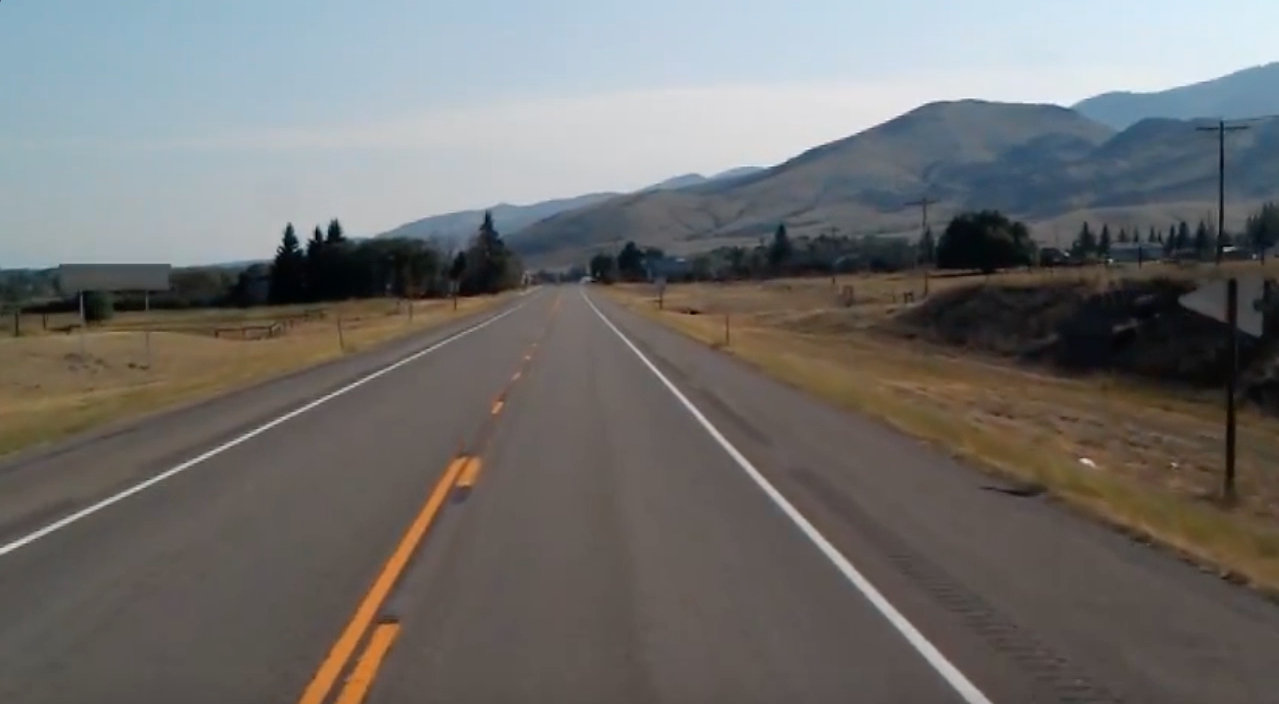
#> input picture data3/test_image.jpg, 1279 x 704 px
$ python 40_lane_detection.py
#> lines starting #> are read from the running program, lines starting #| are printed output that depends on the picture; after the words box and inside, x2 and y2 are one past the last pixel; in counts of white or black regions, pixels touching at a corner belong together; pictures that were not available may be replaced by others from this repository, and a replacement may not be noted
import cv2
import numpy as np

# [23 lines of commented-out code are left out]

def reg_of_interest(image) :
    image_height = image.shape[0]
    polygons = np.array( [[ (200, image_height) , (1100, image_height), (550, 250) ]] )
    image_mask = np.zeros_like(image)
    cv2.fillPoly(image_mask, polygons, 255)
    masking_image = cv2.bitwise_and(image, image_mask)
    return masking_image

# 6. 케니에지 처리하는 부분도 함수로 만들자.

def canny_edge(image) :
    gray_conversion = cv2.cvtColor(image, cv2.COLOR_BGR2GRAY)
    blur_conversion = cv2.GaussianBlur(gray_conversion, (5,5), 0)
    canny_conversion = cv2.Canny(blur_conversion, 50, 150)
    return canny_conversion

def show_lines(image, lines) :
    lines_image = np.zeros_like(image)
    if lines is not None :
        for i in range(len(lines)):
            for x1,y1,x2,y2 in lines[i]:
                cv2.line(lines_image,(x1,y1),(x2,y2),(255,0,0), 10 )
    return lines_image

# 여러 선을, 하나의 선으로 만들어 주는 함수.
# 방법은? 기울기와 y절편을 평균으로 해서 하나의 기울기와 y절편을 갖도록 만드는 방법.
def make_coordinates(image, line_parameters):
    slope, intercept = line_parameters
    y1 = image.shape[0]
    y2 = int(y1*(3/5))
    x1 = int((y1- intercept)/slope)
    x2 = int((y2 - intercept)/slope)
    return np.array([x1, y1, x2, y2])

def average_slope_intercept(image, lines):
    left_fit = []
    right_fit = []
    for line in lines:
        x1, y1, x2, y2 = line.reshape(4)
        # 직선의 기울기와 y절편을 가져올 수 있다.
        parameter = np.polyfit((x1, x2), (y1, y2), 1)
        slope = parameter[0]
        intercept = parameter[1]
        if slope < 0:
            left_fit.append((slope, intercept))
        else:
            right_fit.append((slope, intercept))
    left_fit_average =np.average(left_fit, axis=0)
    right_fit_average = np.average(right_fit, axis =0)
    left_line =make_coordinates(image, left_fit_average)
    right_line = make_coordinates(image, right_fit_average)

    return np.array([[left_line, right_line]])


image = cv2.imread('data3/test_image.jpg')
#> image is the input picture: shape (704, 1279, 3); mean B, G, R 109.7, 111.3, 112.3
lanelines_image = image.copy()

canny_conversion = canny_edge(lanelines_image)
#> in canny_edge, `gray_conversion = cv2.cvtColor(image, cv2.COLOR_BGR2GRAY)`:
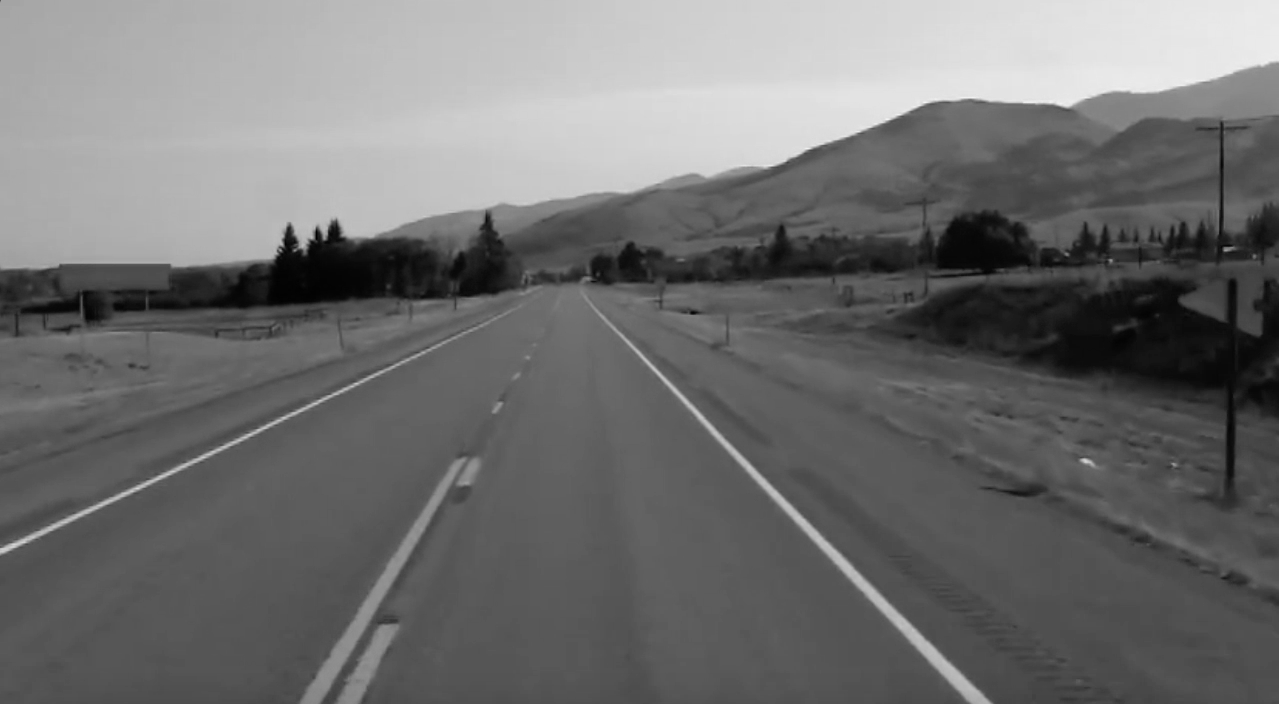
#> gray_conversion: shape (704, 1279); min 0, max 244, mean 111.4
#> in canny_edge, `canny_conversion = cv2.Canny(blur_conversion, 50, 150)`:
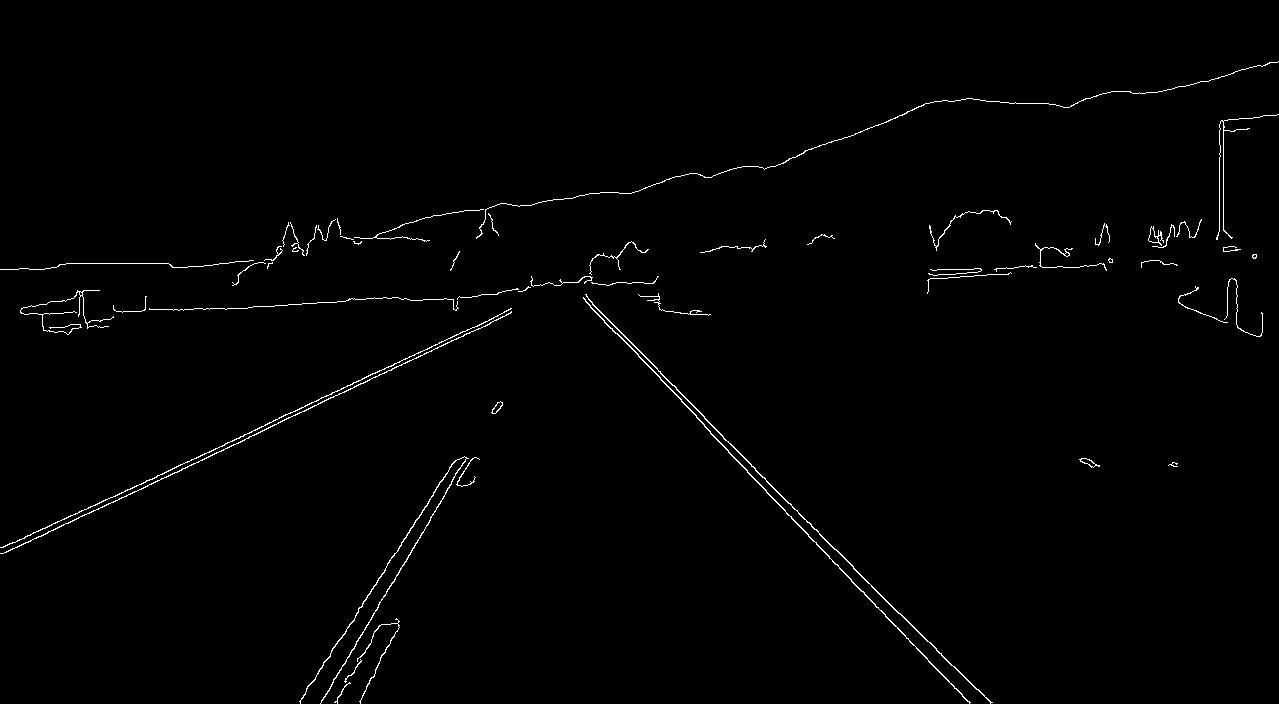
#> canny_conversion: shape (704, 1279); 0.98% white in thin lines or dots
roi_conversion = reg_of_interest(canny_conversion)
#> in reg_of_interest, `cv2.fillPoly(image_mask, polygons, 255)`: image_mask: shape (704, 1279); 22.7% white; 1 white region, box (x1, y1, x2, y2) and area: (200, 250, 1100, 704) 204575
#> in reg_of_interest, `masking_image = cv2.bitwise_and(image, image_mask)`:
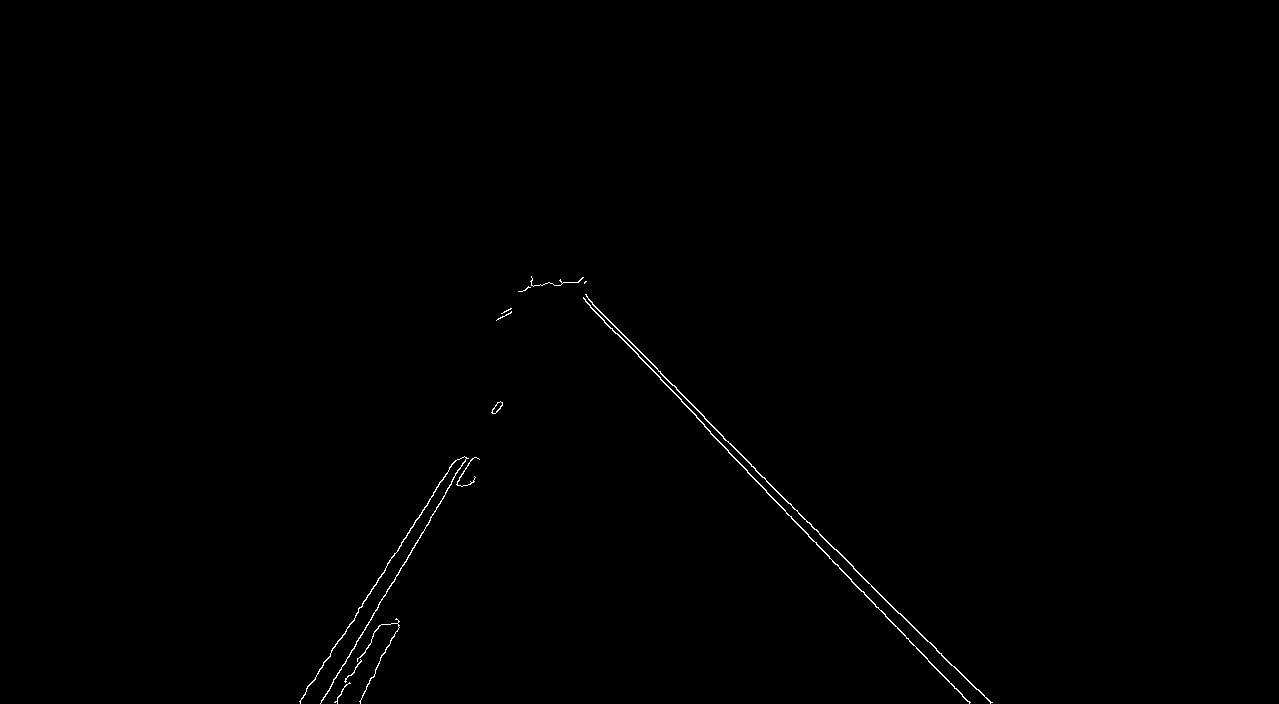
#> masking_image: shape (704, 1279); 0.32% white in thin lines or dots, all inside (x1, y1, x2, y2) = (299, 276, 993, 704)

lines = cv2.HoughLinesP(roi_conversion, 1, np.pi/180, 100, minLineLength = 40, maxLineGap = 5)
#> lines = [[704, 418, 927, 641], [588, 299, 660, 371], [728, 452, 927, 658], [900, 613, 976, 689], [384, 596, 430, 520], [355, 615, 455, 460], [906, 638, 955, 688], [623, 340, 704, 424], [331, 684, 451, 483], [592, 304, 704, 416], [311, 683, 385, 569], [683, 403, 738, 461]]

averaged_lines = average_slope_intercept(lanelines_image, lines)
#> the loop in average_slope_intercept, `for line in lines:` made 12 passes
#> (x1, y1, x2, y2, slope, intercept) on passes 1 to 12: (704, 418, 927, 641, 1, -286), (588, 299, 660, 371, 1, -289), (728, 452, 927, 658, 1.04, -301.6), (900, 613, 976, 689, 1, -287), (384, 596, 430, 520, -1.65, 1230.4), (355, 615, 455, 460, -1.55, 1165.2), (906, 638, 955, 688, 1.02, -286.5), (623, 340, 704, 424, 1.04, -306.1), (331, 684, 451, 483, -1.67, 1238.4), (592, 304, 704, 416, 1, -288), (311, 683, 385, 569, -1.54, 1162.1), (683, 403, 738, 461, 1.05, -317.3)
#> after the loop in average_slope_intercept, `for line in lines:`: left_fit = [(-1.65, 1230.4), (-1.55, 1165.2), (-1.67, 1238.4), (-1.54, 1162.1)]; right_fit = [(1, -286), (1, -289), (1.04, -301.6), (1, -287), (1.02, -286.5), (1.04, -306.1), (1, -288), (1.05, -317.3)]
#> in average_slope_intercept, `left_fit_average =np.average(left_fit, axis=0)`: left_fit_average = [-1.6, 1199.1]
#> in average_slope_intercept, `right_fit_average = np.average(right_fit, axis =0)`: right_fit_average = [1.02, -295.2]
#> in make_coordinates, `slope, intercept = line_parameters`: slope = -1.6; intercept = 1199.1
#> in make_coordinates, `x1 = int((y1- intercept)/slope)`: x1 = 308
#> in make_coordinates, `x2 = int((y2 - intercept)/slope)`: x2 = 484
#> in average_slope_intercept, `left_line =make_coordinates(image, left_fit_average)`: left_line = [308, 704, 484, 422]
#> in average_slope_intercept, `right_line = make_coordinates(image, right_fit_average)`: right_line = [981, 704, 704, 422]
#> averaged_lines = [[308, 704, 484, 422], [981, 704, 704, 422]]

lines_image = show_lines(lanelines_image, averaged_lines)
#> the loop in show_lines, `for i in range(len(lines)):` made 1 pass

combine_image = cv2.addWeighted(lanelines_image, 0.8, lines_image, 1, 1)
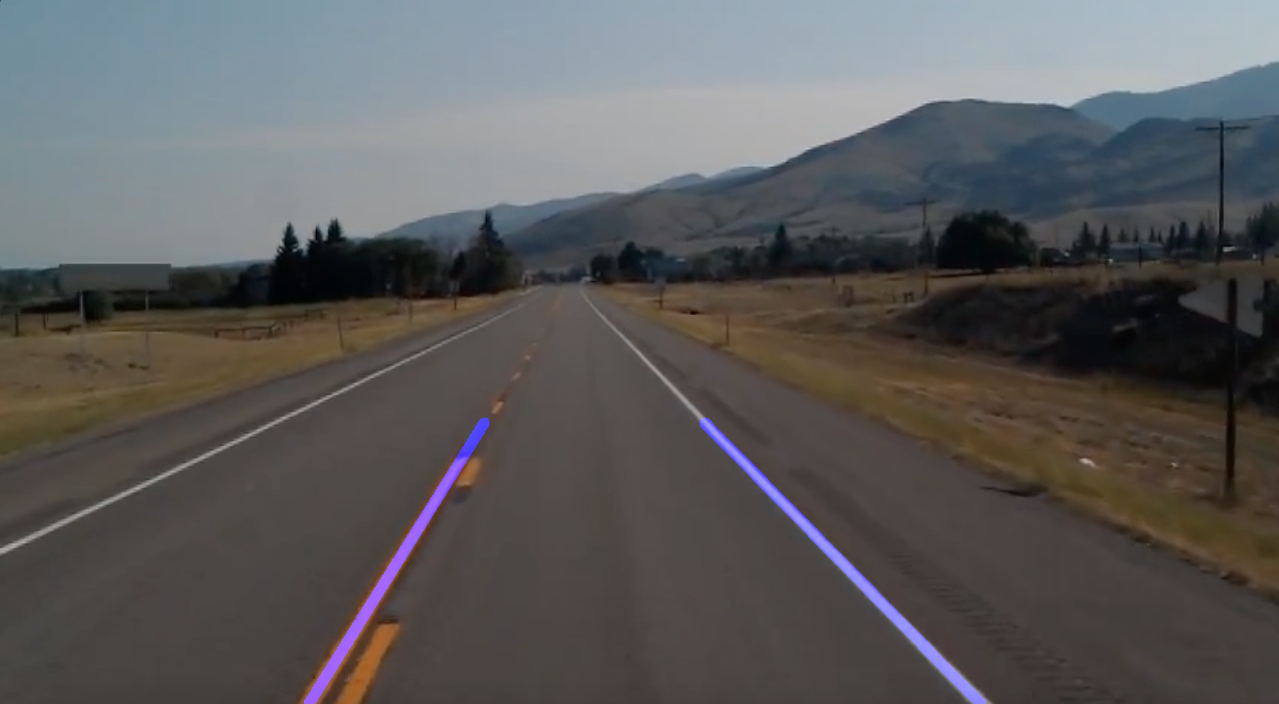
#> combine_image: shape (704, 1279, 3); mean B, G, R 90.2, 90, 90.8

# cv2.imshow('ori', lanelines_image)
# cv2.imshow("roi", lines_image)
# cv2.imshow("combined", combine_image)


cap = cv2.VideoCapture('data3/test2.mp4')
while cap.isOpened() :
    ret, frame = cap.read()
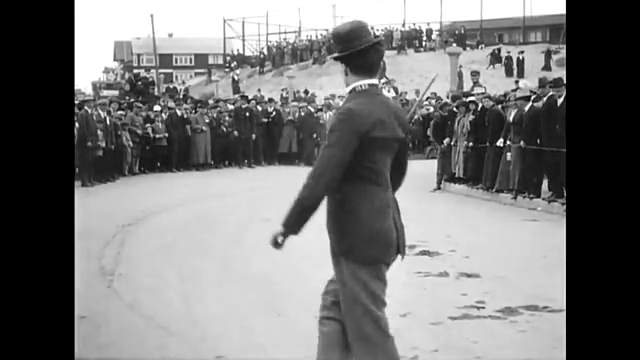
#> input picture frame 17 of data/videos/chaplin.mp4, 640 x 360 px, given in place of test2.mp4, which was not available
#> frame is the input picture: shape (360, 640, 3); min 0, max 255, mean 121
    canny_image = canny_edge(frame)
#> in canny_edge (call 2), `canny_conversion = cv2.Canny(blur_conversion, 50, 150)`:
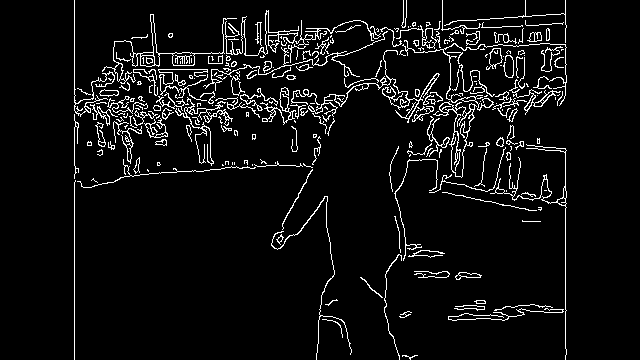
#> canny_conversion: shape (360, 640); 6% white in thin lines or dots, all inside (x1, y1, x2, y2) = (74, 0, 567, 360)
    roi_image = reg_of_interest(canny_image)
#> in reg_of_interest (call 2), `cv2.fillPoly(image_mask, polygons, 255)`: image_mask: shape (360, 640); 12.3% white; 1 white region, box (x1, y1, x2, y2) and area: (203, 250, 640, 360) 28294
#> in reg_of_interest (call 2), `masking_image = cv2.bitwise_and(image, image_mask)`:
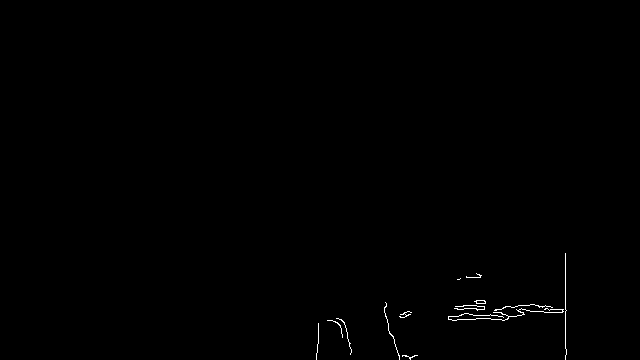
#> masking_image: shape (360, 640); 0.33% white in thin lines or dots, all inside (x1, y1, x2, y2) = (316, 253, 567, 360)
    lines = cv2.HoughLinesP(roi_image, 1, np.pi / 180, 100, minLineLength=40, maxLineGap=5)
#> lines = [[565, 348, 565, 253]]
    averaged_lines = average_slope_intercept(frame, lines)
#> the loop in average_slope_intercept (call 2), `for line in lines:` made 1 pass
#> (x1, y1, x2, y2, slope, intercept) on pass 1: (565, 348, 565, 253, 0.266, 150.2)
#> (the run stopped early here; a loop or call above may not have finished)
